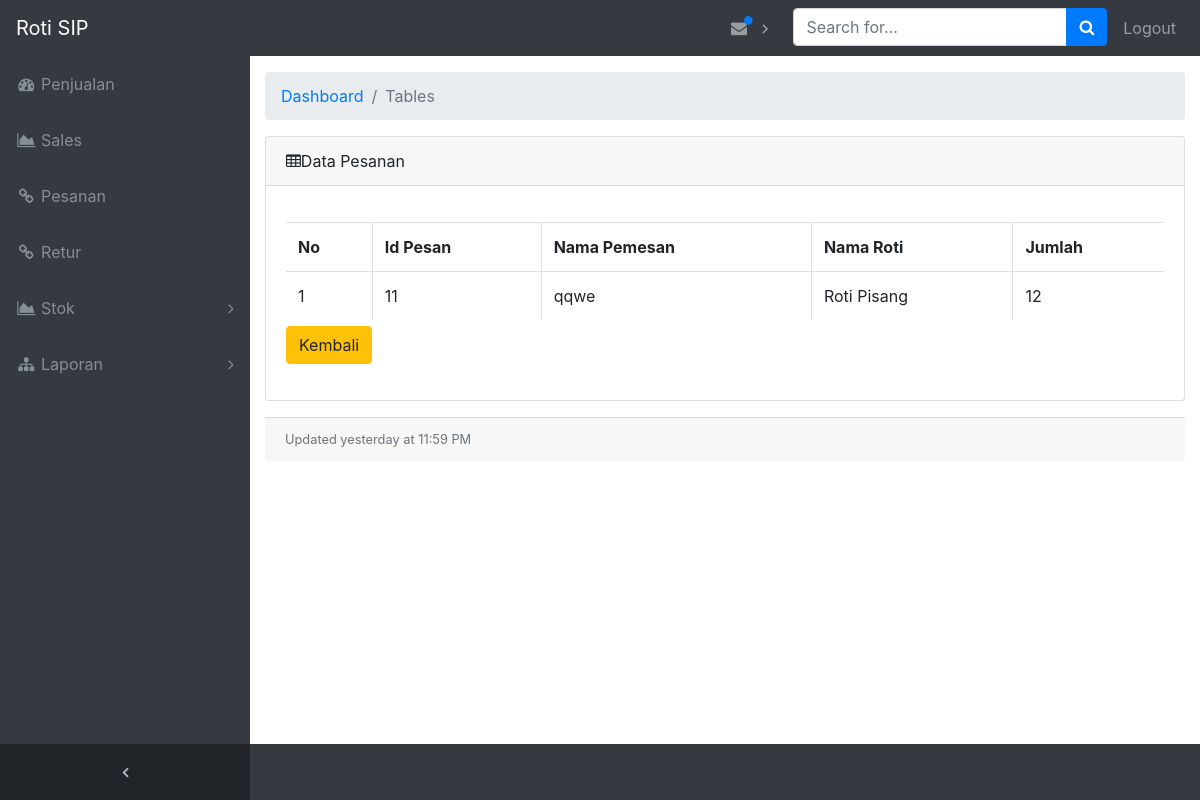
The page /Pesanan/detail/11 on the database its author committed.
### tables this page shows
CREATE TABLE `tabel_detail_pesan` (
  `id_pesan` int(11) NOT NULL,
  `id_roti` int(11) NOT NULL,
  `jumlah_roti` int(11) NOT NULL
);

CREATE TABLE `tabel_pesanan` (
  `id_pesan` int(10) NOT NULL,
  `nama_pemesan` varchar(30) NOT NULL,
  `no_telp` varchar(13) NOT NULL,
  `id_roti` int(11) NOT NULL,
  `jumlah_roti` int(11) NOT NULL,
  `tgl_pesan` date NOT NULL,
  `tgl_ambil` date NOT NULL,
  `jam_ambil` time NOT NULL
);

CREATE TABLE `tabel_roti` (
  `id_roti` int(10) NOT NULL,
  `nama_roti` varchar(30) NOT NULL,
  `harga` int(6) NOT NULL,
  `gambar` varchar(50) NOT NULL
);

### application/controllers/Pesanan.php (called while the page is built, shortened)
<?php
class Pesanan extends CI_Controller{
	function __construct(){
		$this->load->helper(array('url'));
		$this->load->model('Pesanan_model');
	}
    function detail($id){
    	$data = array (
				'detail' =>$this->Pesanan_model->get_detail($id));
		$this->load->view('DetailPesanan_view', $data);
    }
}
?>

### index.php (called while the page is built, shortened)
<?php
require_once BASEPATH.'core/CodeIgniter.php';

### application/models/Pesanan_model.php (called while the page is built, shortened)
<?php
class Pesanan_model extends CI_Model {
  function get_detail($id){
    $query = $this->db->query("SELECT * FROM tabel_detail_pesan JOIN tabel_pesanan JOIN tabel_roti WHERE tabel_detail_pesan.id_pesan=tabel_pesanan.id_pesan AND tabel_detail_pesan.id_roti = tabel_roti.id_roti AND tabel_detail_pesan.id_pesan = $id");
    return $query->result();
  }
}
?>

### application/views/DetailPesanan_view.php (the view, shortened to what this page needs)
<!DOCTYPE html>
<html lang="en">
<head>
  <link href="<?php echo base_url ('assets/vendor/bootstrap/css/bootstrap.min.css'); ?>" rel="stylesheet">
  <link href="<?php echo base_url ('assets/vendor/font-awesome/css/font-awesome.min.css');?>" rel="stylesheet" type="text/css">
  <link href="<?php echo base_url ('assets/vendor/datatables/dataTables.bootstrap4.css');?>" rel="stylesheet">
  <link href="<?php echo base_url ('assets/css/sb-admin.css');?>" rel="stylesheet">
</head>
<body class="fixed-nav sticky-footer bg-dark" id="page-top">
  <nav class="navbar navbar-expand-lg navbar-dark bg-dark fixed-top" id="mainNav">
    <a class="navbar-brand" href="<?php echo base_url ();?>Login/Home">Roti SIP</a>
    <div class="collapse navbar-collapse" id="navbarResponsive">
      <ul class="navbar-nav navbar-sidenav" id="exampleAccordion">
        <li class="nav-item" data-toggle="tooltip" data-placement="right" title="Dashboard">
          <a class="nav-link" href="http:/RotiSIP-Web/Penjualan">
            <i class="fa fa-fw fa-dashboard"></i>
            <span class="nav-link-text">Penjualan</span>
          </a>
        </li>
        <li class="nav-item" data-toggle="tooltip" data-placement="right" title="Form Sales">
          <a class="nav-link" href="http:/RotiSIP-Web/SalesBaru">
            <i class="fa fa-fw fa-area-chart"></i>
            <span class="nav-link-text">Sales</span>
          </a>
        </li>
       <li class="nav-item" data-toggle="tooltip" data-placement="right" title="Link">
          <a class="nav-link" href="http:/RotiSIP-Web/Pesanan">
            <i class="fa fa-fw fa-link"></i>
            <span class="nav-link-text">Pesanan</span>
          </a>
        </li>
		<li class="nav-item" data-toggle="tooltip" data-placement="right" title="Link">
          <a class="nav-link" href="http:/RotiSIP-Web/Retur">
            <i class="fa fa-fw fa-link"></i>
            <span class="nav-link-text">Retur</span>
          </a>
        </li>
        <li class="nav-item" data-toggle="tooltip" data-placement="right" title="Example Pages">
          <a class="nav-link nav-link-collapse collapsed" data-toggle="collapse" href="#collapseStok" data-parent="#exampleAccordion">
            <i class="fa fa-fw fa-area-chart"></i>
            <span class="nav-link-text">Stok</span>
          </a>
        </li>
         <li class="nav-item" data-toggle="tooltip" data-placement="right" title="Menu Levels">
          <a class="nav-link nav-link-collapse collapsed" data-toggle="collapse" href="#collapseLaporan" data-parent="#exampleAccordion">
            <i class="fa fa-fw fa-sitemap"></i>
            <span class="nav-link-text">Laporan</span>
          </a>
        </li>
      </ul>
      <ul class="navbar-nav sidenav-toggler">
        <li class="nav-item">
         <a class="nav-link text-center" id="sidenavToggler">
            <i class="fa fa-fw fa-angle-left"></i>
          </a>
        </li>
      </ul>
      <ul class="navbar-nav ml-auto">
        <li class="nav-item dropdown">
          <a class="nav-link dropdown-toggle mr-lg-2" id="alertsDropdown" href="#" data-toggle="dropdown" aria-haspopup="true" aria-expanded="false">
             <i class="fa fa-fw fa-envelope"></i>
            <span class="indicator text-primary d-none d-lg-block">
              <i class="fa fa-fw fa-circle"></i>
            </span>
          </a>
        </li>
        <li class="nav-item">
          <form class="form-inline my-2 my-lg-0 mr-lg-2">
            <div class="input-group">
              <input class="form-control" type="text" placeholder="Search for...">
              <span class="input-group-append">
                <button class="btn btn-primary" type="button">
                  <i class="fa fa-search"></i>
                </button>
              </span>
            </div>
          </form>
        </li>
        <li class="nav-item">
          <a class="nav-link" href="http:/RotiSIP-Web/Login/Logout">Logout</a>
        </li>
      </ul>
    </div>
  </nav>
  <div class="content-wrapper">
    <div class="container-fluid">
      <ol class="breadcrumb">
        <li class="breadcrumb-item">
          <a href="#">Dashboard</a>
        </li>
        <li class="breadcrumb-item active">Tables</li>
      </ol>
      <div class="card mb-3">
        <div class="card-header">
          <i class="fa fa-table"></i>Data Pesanan</div>
        <div class="card-body">
          <div class="table-responsive">
      <p align="center">
      <table class="table table-bordered" id="dataTable" width="100%" cellspacing="0">
        <tr>
          <th>No</th>
          <th>Id Pesan</th>
          <th>Nama Pemesan</th>
          <th>Nama Roti</th>
          <th>Jumlah</th>
        </tr>
        <?php
        $no = 1;
        foreach ($detail as $row){ ?>
        <tr>
          <td><?php echo $no;?></td>
          <td><?php echo $row->id_pesan;?></td>
          <td><?php echo $row->nama_pemesan;?></td>
          <td><?php echo $row->nama_roti;?></td>
          <td><?php echo $row->jumlah_roti;?></td>
        </tr>
        <?php
      }?>
      </table>
      <a class="btn btn-warning" href="<?php echo base_url()?>Pesanan">Kembali</a>
    </p>
        </div>
          </div>
        </div>
        <div class="card-footer small text-muted">Updated yesterday at 11:59 PM</div>
      </div>
    </div>
</body>
</html>

### assets/css/sb-admin.css (style rules this page uses)
html { position: relative; min-height: 100%; }
body { overflow-x: hidden; }
body.sticky-footer { margin-bottom: 56px; }
body.sticky-footer .content-wrapper { min-height: calc(100vh - 56px - 56px); }
body.fixed-nav { padding-top: 56px; }
.content-wrapper { min-height: calc(100vh - 56px); padding-top: 1rem; }
#mainNav .navbar-collapse { overflow: auto; max-height: 75vh; }
#mainNav .navbar-collapse .navbar-nav .nav-item .nav-link { cursor: pointer; }
#mainNav .navbar-collapse .navbar-sidenav .nav-link-collapse:after { float: right; content: '\f107'; font-family: 'FontAwesome'; }
#mainNav .navbar-collapse .navbar-sidenav .nav-link-collapse.collapsed:after { content: '\f105'; }
#mainNav .navbar-collapse .sidenav-toggler { display: none; }
#mainNav .navbar-collapse .navbar-nav > .nav-item.dropdown > .nav-link { position: relative; min-width: 45px; }
#mainNav .navbar-collapse .navbar-nav > .nav-item.dropdown > .nav-link:after { float: right; width: auto; content: '\f105'; border: none; font-family: 'FontAwesome'; }
#mainNav .navbar-collapse .navbar-nav > .nav-item.dropdown > .nav-link .indicator { position: absolute; top: 5px; left: 21px; font-size: 10px; }
@media (min-width: 992px) { #mainNav .navbar-brand { width: 250px; } }
@media (min-width: 992px) { #mainNav .navbar-collapse { overflow: visible; max-height: none; } }
@media (min-width: 992px) { #mainNav .navbar-collapse .navbar-sidenav { position: absolute; top: 0; left: 0; -webkit-flex-direction: column; -ms-flex-direction: column; flex-direction: column; margin-top: 56px; } }
@media (min-width: 992px) { #mainNav .navbar-collapse .navbar-sidenav > .nav-item { width: 250px; padding: 0; } }
@media (min-width: 992px) { #mainNav .navbar-collapse .navbar-sidenav > .nav-item > .nav-link { padding: 1em; } }
@media (min-width: 992px) { #mainNav .navbar-collapse .navbar-nav > .nav-item.dropdown > .nav-link { min-width: 0; } }
@media (min-width: 992px) { #mainNav .navbar-collapse .navbar-nav > .nav-item.dropdown > .nav-link:after { width: 24px; text-align: center; } }
#mainNav.fixed-top .sidenav-toggler { display: none; }
@media (min-width: 992px) { #mainNav.fixed-top .navbar-sidenav { height: calc(100vh - 112px); } }
@media (min-width: 992px) { #mainNav.fixed-top .sidenav-toggler { position: absolute; top: 0; left: 0; display: flex; -webkit-flex-direction: column; -ms-flex-direction: column; flex-direction: column; margin-top: calc(100vh - 56px); } }
@media (min-width: 992px) { #mainNav.fixed-top .sidenav-toggler > .nav-item { width: 250px; padding: 0; } }
@media (min-width: 992px) { #mainNav.fixed-top .sidenav-toggler > .nav-item > .nav-link { padding: 1em; } }
#mainNav.fixed-top.navbar-dark .sidenav-toggler { background-color: #212529; }
#mainNav.fixed-top.navbar-dark .sidenav-toggler a i { color: #adb5bd; }
.content-wrapper { overflow-x: hidden; background: white; }
@media (min-width: 992px) { .content-wrapper { margin-left: 250px; } }
#sidenavToggler i { font-weight: 800; }
#mainNav.navbar-dark .navbar-collapse .navbar-sidenav .nav-link-collapse:after { color: #868e96; }
#mainNav.navbar-dark .navbar-collapse .navbar-sidenav > .nav-item > .nav-link { color: #868e96; }
#mainNav.navbar-dark .navbar-collapse .navbar-nav > .nav-item.dropdown > .nav-link:after { color: #adb5bd; }
@media (min-width: 992px) { #mainNav.navbar-dark .navbar-collapse .navbar-sidenav { background: #343a40; } }

### rows shown on the page
tabel_detail_pesan: tabel_pesanan.id_pesan "11", tabel_pesanan.nama_pemesan "qqwe", id_roti.nama_roti "Roti Pisang", tabel_pesanan.jumlah_roti "12"
